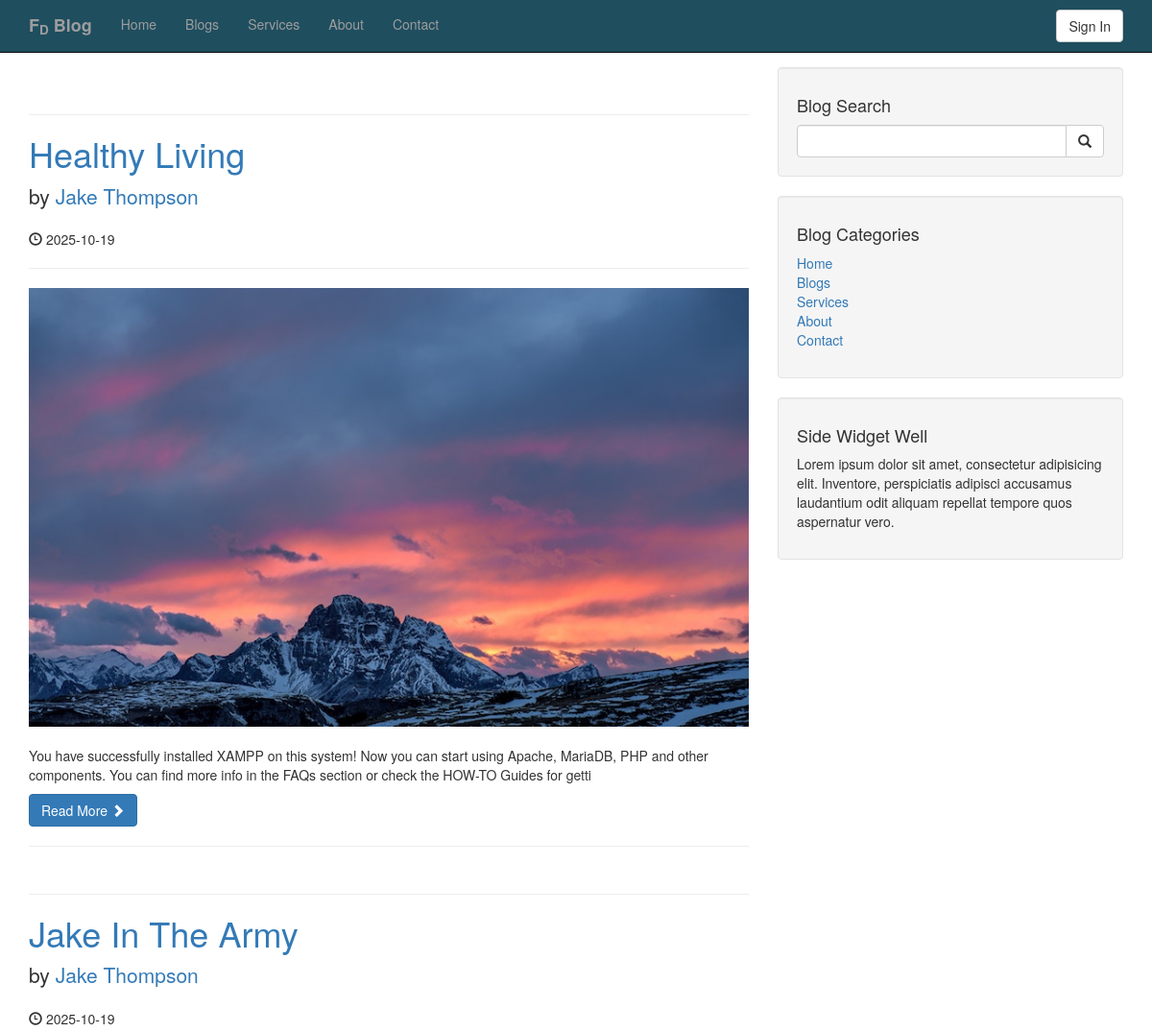
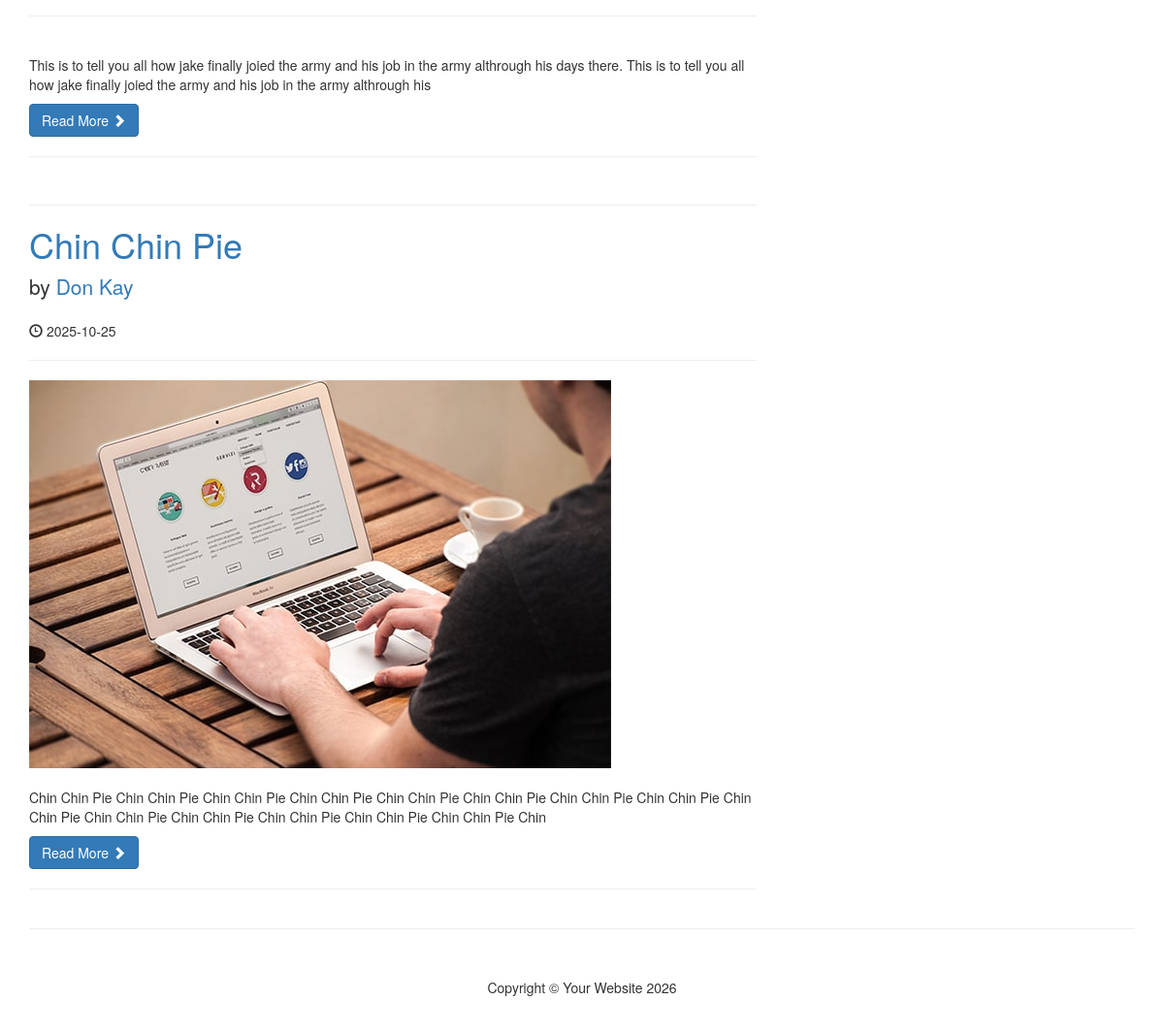
The app's page /category.php?category=1 with its own data (2 pictures, top to bottom).
### tables this page shows
CREATE TABLE `categories` (
  `cat_id` int(3) NOT NULL,
  `cat_title` varchar(255) NOT NULL
);

CREATE TABLE `posts` (
  `post_id` int(3) NOT NULL,
  `post_category_id` int(3) NOT NULL,
  `post_title` varchar(255) NOT NULL,
  `post_author` varchar(255) NOT NULL,
  `post_date` date NOT NULL,
  `post_image` text NOT NULL,
  `post_content` text NOT NULL,
  `post_tags` varchar(255) NOT NULL,
  `post_comment_count` int(20) NOT NULL,
  `post_status` varchar(255) NOT NULL DEFAULT 'draft'
);

### category.php (the view, shortened to what this page needs)
<?php include "includes/db.php"; ?>
<?php include "includes/header.php"; ?>
<?php include "includes/navigation.php"; ?>
    <div class="container">
        <div class="row">
            <div class="col-md-8">
                <?php
                if(isset($_GET['category'])){
                    $post_category_id = $_GET['category'];
                }
                 $query = "SELECT * FROM posts WHERE post_category_id = $post_category_id";
                 $select_all_posts_query = mysqli_query($connection, $query);
                    while($row = mysqli_fetch_assoc($select_all_posts_query)) {
                        $post_id = $row['post_id'];
                        $post_title = $row['post_title'];
                        $post_author = $row['post_author'];
                        $post_date = $row['post_date'];
                        $post_image = $row['post_image'];
                        $post_content = substr($row['post_content'],0,200);
                        ?>
                <h1 class="page-header">
                </h1>
                <h1>
                    <a href="post.php?p_id=<?php echo $post_id; ?>"><?php echo $post_title ?></a>
                </h1>
                <p class="lead">
                    by <a href="index.php"><?php echo $post_author ?></a>
                </p>
                <p><span class="glyphicon glyphicon-time"></span> <?php echo $post_date ?></p>
                <hr>
                <img class="img-responsive" src="images/<?php echo $post_image;?>" alt="">
                <br>
                <p> <?php echo $post_content ?></p>
                <a class="btn btn-primary" href="post.php?p_id=<?php echo $post_id; ?>">Read More <span class="glyphicon glyphicon-chevron-right"></span></a>
                <hr>
                <?php  } ?>
            </div>
    <?php include "includes/sidebar.php"; ?>
        </div>
        <hr>
    <?php include "includes/footer.php"; ?>

### includes/header.php (shortened to what this page needs)
<!DOCTYPE html>
<html lang="en">
<head>
    <link href="/cms/css/bootstrap.min.css" rel="stylesheet">
    <link href="/cms/css/blog-home.css" rel="stylesheet">
</head>
<body>

### includes/navigation.php (shortened to what this page needs)
<nav class="navbar navbar-inverse navbar-fixed-top" role="navigation" style="background-color: #1f4e5f;">
    <div class="container">
        <div class="navbar-header">
            <a class="navbar-brand" href="index.php"><strong>F<sub>D</sub> Blog</strong></a>
        </div>
        <div class="collapse navbar-collapse" id="bs-example-navbar-collapse-1">
            <ul class="nav navbar-nav">
                <?php
                $query= "SELECT * FROM categories";
                $select_all_categories_query = mysqli_query($connection, $query);
                while($row = mysqli_fetch_assoc($select_all_categories_query)) {
                    $cat_title = $row['cat_title'];
                    echo "<li><a href='#'>{$cat_title}</a></li>";
                }
                ?>
            </ul>
            <ul class="nav navbar-right top-nav">
                 <li>
                    <a href="includes/login-page.php"><button class="btn btn-default">Sign In</button></a>
                </li>
            </ul>
        </div>
    </div>
</nav>

### includes/sidebar.php
    <div class="col-md-4">
    <div class="well">
        <h4>Blog Search</h4>
        <form action="search.php" method="post">
        <div class="input-group">
            <input name="search" type="text" class="form-control">
            <span class="input-group-btn">
                <button name="submit" class="btn btn-default" type="submit">
                    <span class="glyphicon glyphicon-search"></span>
            </button>
            </span>
        </div>
        </form>
    </div>
<div class="well">
<?php
    $query= "SELECT * FROM categories";
    $select_categories_sidebar = mysqli_query($connection, $query);
?>
    <h4>Blog Categories</h4>
    <div class="row">
        <div class="col-lg-12">
            <ul class="list-unstyled">
                <?php
                    while($row = mysqli_fetch_assoc($select_categories_sidebar)) {
                        $cat_title = $row['cat_title'];
                        $cat_id = $row['cat_id'];
                        echo "<li><a href='category.php?category=$cat_id'>{$cat_title}</a></li>";
                    }
                ?>
            </ul>
        </div>
    </div>
</div>
<?php include "widget.php";?>
</div>

### includes/widget.php
<div class="well">
    <h4>Side Widget Well</h4>
    <p>Lorem ipsum dolor sit amet, consectetur adipisicing elit. Inventore, perspiciatis adipisci accusamus laudantium odit aliquam repellat tempore quos aspernatur vero.</p>
</div>

### includes/footer.php (shortened to what this page needs)
        <footer>
            <div class="row">
                <div class="col-lg-12">
                    <p class="mt-5 mb-3 text-center">Copyright &copy; Your Website <script>document.write(new Date().getFullYear())</script></p>
                </div>
            </div>
        </footer>
    </div>
</body>
</html>

### css/blog-home.css (style rules this page uses)
body { padding-top: 70px; }
footer { margin: 50px 0; }

### records on screen
categories: cat_title "Home"
categories: cat_title "Blogs"
categories: cat_title "Services"
categories: cat_title "About"
categories: cat_title "Contact"
posts: post_title "Healthy Living", post_author "Jake Thompson", post_date "2025-10-19", post_image (picture), post_content "You have successfully installed XAMPP on this system! Now you can start using Apache, MariaDB, PHP and other components. You can find more info in the FAQs section or check the HOW-TO Guides for getti"
posts: post_title "Jake In The Army", post_author "Jake Thompson", post_date "2025-10-19", post_content "This is to tell you all how jake finally joied the army and his job in the army althrough his days there. This is to tell you all how jake finally joied the army and his job in the army althrough his"
posts: post_title "Chin Chin Pie", post_author "Don Kay", post_date "2025-10-25", post_image (picture), post_content "Chin Chin Pie Chin Chin Pie Chin Chin Pie Chin Chin Pie Chin Chin Pie Chin Chin Pie Chin Chin Pie Chin Chin Pie Chin Chin Pie Chin Chin Pie Chin Chin Pie Chin Chin Pie Chin Chin Pie Chin Chin Pie Chin"
